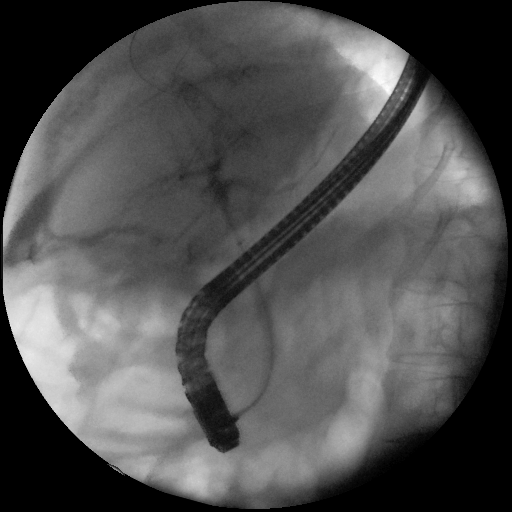
#> input picture training/dataset/test/Biliary_Leaks/1391_1391_image17598.png, 512 x 512 px; its folder holds 3 pictures in this run; the run also reads 1 picture not shown here
$ jupyter execute --allow-errors remove_black_bars.ipynb
#> lines starting #> are read from the running program, lines starting #| are printed output that depends on the picture
# Black Bar Removal & Resize

[cell 1]
import cv2
import numpy as np
import matplotlib.pyplot as plt
import shutil
from pathlib import Path

[cell 2]
INPUT_DIR  = Path("./data_images/MIQR-CC-Dataset/processed")

[cell 3]
EXTENSIONS = {".png"}
TARGET     = (512, 512)
THRESHOLD  = 10   # rows with mean intensity below this are considered black


def crop_black_bars(img):
    gray      = cv2.cvtColor(img, cv2.COLOR_BGR2GRAY)
    row_means = gray.mean(axis=1)
    top       = next((i for i, v in enumerate(row_means)            if v > THRESHOLD), 0)
    bottom    = next((i for i, v in enumerate(reversed(row_means))  if v > THRESHOLD), 0)
    return img[top : len(row_means) - bottom]


def process(path):
    img     = cv2.imread(str(path))
    cropped = crop_black_bars(img)
    resized = cv2.resize(cropped, TARGET, interpolation=cv2.INTER_LANCZOS4)
    cv2.imwrite(str(path), resized)


def is_outlier(path):
    img  = cv2.imread(str(path))
#> img is the input picture: shape (512, 512, 3); min 0, max 255, mean 80.4
    h, w = img.shape[:2]
#> h = 512; w = 512
    return w != TARGET[0] or h != TARGET[1]

[cell 4]
images   = [p for p in INPUT_DIR.rglob("*") if p.suffix.lower() in EXTENSIONS]
outliers = [p for p in images if is_outlier(p)]

print(f"Total images : {len(images)}")
print(f"Outliers     : {len(outliers)}")

[cell 5]
for path in outliers:
    process(path)

print(f"Done. Output in: {INPUT_DIR.resolve()}")

[cell 6]
INPUT_DIR  = Path("./dataset")
OUTPUT_DIR = Path("./dataset_cleaned")
def other_process(src, dst):
    img     = cv2.imread(str(src))
    cropped = crop_black_bars(img)
    resized = cv2.resize(cropped, TARGET, interpolation=cv2.INTER_LANCZOS4)
    dst.parent.mkdir(parents=True, exist_ok=True)
    cv2.imwrite(str(dst), resized)

[cell 7]
images   = [p for p in INPUT_DIR.rglob("*") if p.suffix.lower() in EXTENSIONS]
outliers = [p for p in images if is_outlier(p)]
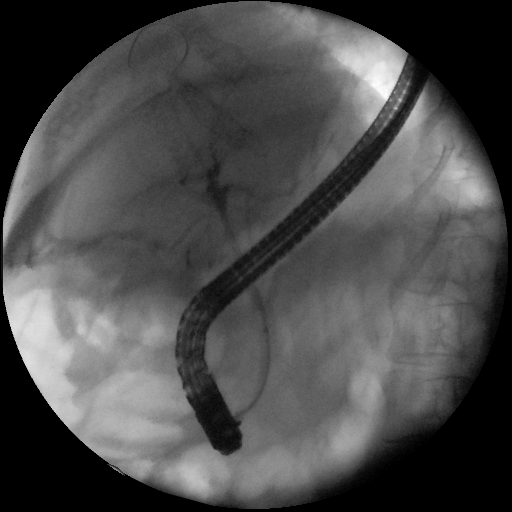
#> input picture training/dataset/test/Biliary_Leaks/1391_1391_image17604.png, 512 x 512 px
#> in is_outlier, img is the input picture: shape (512, 512, 3); min 0, max 255, mean 75.3
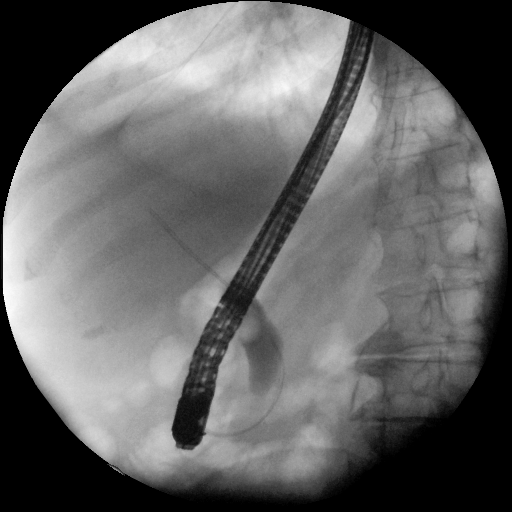
#> input picture training/dataset/test/Lithiasis/1097_1097_image13171.png, 512 x 512 px
#> in is_outlier, img is the input picture: shape (512, 512, 3); min 0, max 255, mean 100.9
#> outliers = []

print(f"Total images : {len(images)}")
print(f"Outliers     : {len(outliers)}")
#| Outliers     : 0
